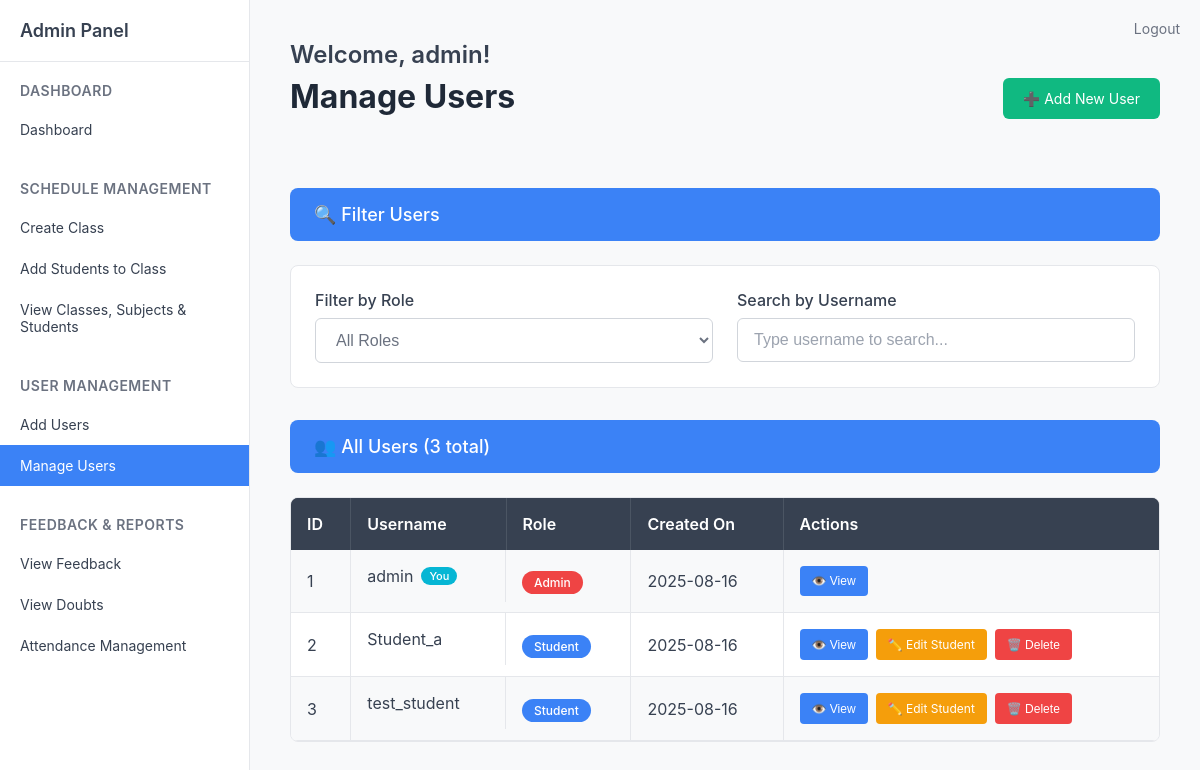
Page /admin/manage_users (signed in) on the earlier database version.
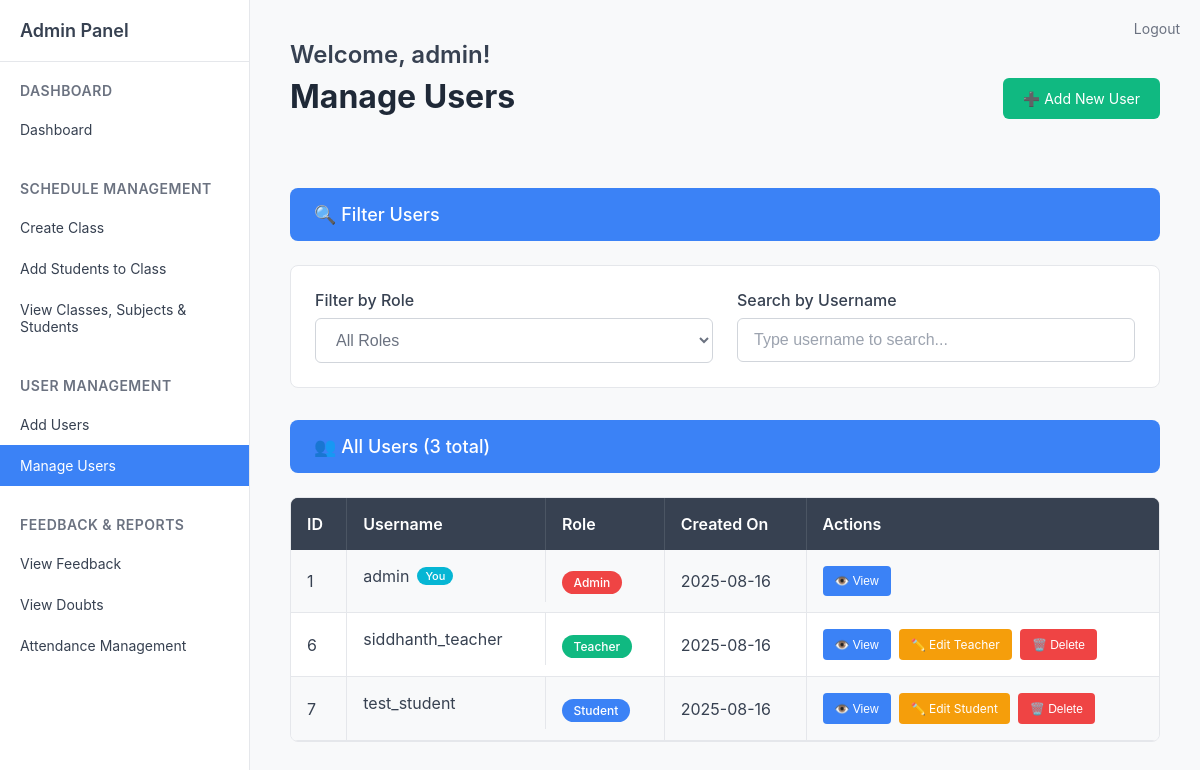
Same page on the later database version.
### tables this page shows
CREATE TABLE users (
            id INTEGER PRIMARY KEY AUTOINCREMENT,
            username TEXT UNIQUE NOT NULL,
            password TEXT NOT NULL,
            role TEXT NOT NULL DEFAULT 'student',
            email TEXT,
            name TEXT,
            phone TEXT,
            address TEXT,
            created_by INTEGER,
            created_on DATETIME DEFAULT CURRENT_TIMESTAMP,
            updated_by INTEGER,
            updated_on DATETIME,
            FOREIGN KEY (created_by) REFERENCES users(id)
        );

### routes/admin.py (the view)
@admin_bp.route('/manage_users')
def manage_users():
    if 'role' not in session or session['role'] != 'admin':
        return redirect(url_for('auth.login'))
    current_user = get_current_user()
    conn = get_db()
    cur = conn.cursor()
    cur.execute('''
        SELECT u.id, u.username, u.created_on, u.role, u.name, u.email
        FROM users u
        ORDER BY u.id
    ''')
    users = cur.fetchall()
    conn.close()
    return render_template('admin/manage_users.html', users=users, current_user=current_user)

### routes/admin.py (called while the page is built)
def get_db():
    return sqlite3.connect('users.db')

def get_current_user():
    class User:
        def __init__(self, user_id, username):
            self.id = user_id
            self.username = username
    if 'user_id' in session:
        return User(session['user_id'], session.get('username', ''))
    return None

### templates/admin/manage_users.html (shortened to what the changed rows need)
{% extends 'admin/sidebar.html' %}
{% block content %}
<div style="background-color: white; border: 1px solid #e5e7eb; border-radius: 8px; overflow: hidden;">
    <table style="width: 100%; border-collapse: collapse;" id="usersTable">
        <thead>
            <tr style="background-color: #374151; color: white;">
                <th style="padding: 16px; text-align: left; font-weight: 600; border-right: 1px solid #4b5563;">ID</th>
                <th style="padding: 16px; text-align: left; font-weight: 600; border-right: 1px solid #4b5563;">Username</th>
                <th style="padding: 16px; text-align: left; font-weight: 600; border-right: 1px solid #4b5563;">Role</th>
                <th style="padding: 16px; text-align: left; font-weight: 600; border-right: 1px solid #4b5563;">Created On</th>
                <th style="padding: 16px; text-align: left; font-weight: 600;">Actions</th>
            </tr>
        </thead>
        <tbody>
            {% for user in users %}
            <tr style="border-bottom: 1px solid #e5e7eb; {{ 'background-color: #f8f9fa;' if loop.index % 2 == 1 }}" data-role="{{ user[3] or 'No Role' }}" data-username="{{ user[1].lower() }}">
                <td style="padding: 16px; color: #374151; border-right: 1px solid #e5e7eb;">{{ user[0] }}</td>
                <td style="padding: 16px; color: #374151; border-right: 1px solid #e5e7eb; display: flex; align-items: center; gap: 8px;">
                    {{ user[1] }}
                    {% if user[0] == current_user.id %}
                        <span style="background-color: #06b6d4; color: white; padding: 2px 8px; border-radius: 12px; font-size: 11px; font-weight: 500;">You</span>
                    {% endif %}
                </td>
                <td style="padding: 16px; border-right: 1px solid #e5e7eb;">
                    {% if user[3] == 'admin' %}
                        <span style="background-color: #ef4444; color: white; padding: 4px 12px; border-radius: 12px; font-size: 12px; font-weight: 500;">Admin</span>
                    {% elif user[3] == 'teacher' %}
                        <span style="background-color: #10b981; color: white; padding: 4px 12px; border-radius: 12px; font-size: 12px; font-weight: 500;">Teacher</span>
                    {% elif user[3] == 'student' %}
                        <span style="background-color: #3b82f6; color: white; padding: 4px 12px; border-radius: 12px; font-size: 12px; font-weight: 500;">Student</span>
                    {% else %}
                        <span style="background-color: #6b7280; color: white; padding: 4px 12px; border-radius: 12px; font-size: 12px; font-weight: 500;">No Role</span>
                    {% endif %}
                </td>
                <td style="padding: 16px; color: #374151; border-right: 1px solid #e5e7eb;">
                    {% if user[2] %}
                        {{ user[2].split(' ')[0] }}
                    {% else %}
                        N/A
                    {% endif %}
                </td>
                <td style="padding: 16px;">
                    <div style="display: flex; gap: 8px;">
                        <button onclick="viewUser({{ user[0] }}, '{{ user[1] }}', '{{ user[3] or 'No Role' }}')" style="background-color: #3b82f6; color: white; border: none; padding: 8px 12px; border-radius: 4px; font-size: 12px; cursor: pointer; display: flex; align-items: center; gap: 4px;">
                            👁️ View
                        </button>
                        {% if user[3] == 'teacher' %}
                        <a href="{{ url_for('admin.edit_teacher', teacher_id=user[0]) }}" style="background-color: #f59e0b; color: white; border: none; padding: 8px 12px; border-radius: 4px; font-size: 12px; cursor: pointer; display: flex; align-items: center; gap: 4px; text-decoration: none;">
                            ✏️ Edit Teacher
                        </a>
                        {% elif user[3] == 'student' %}
                        <a href="{{ url_for('admin.edit_student', student_id=user[0]) }}" style="background-color: #f59e0b; color: white; border: none; padding: 8px 12px; border-radius: 4px; font-size: 12px; cursor: pointer; display: flex; align-items: center; gap: 4px; text-decoration: none;">
                            ✏️ Edit Student
                        </a>
                        {% endif %}
                        {% if user[0] != current_user.id %}
                        <button onclick="confirmDelete({{ user[0] }}, '{{ user[1] }}')" style="background-color: #ef4444; color: white; border: none; padding: 8px 12px; border-radius: 4px; font-size: 12px; cursor: pointer; display: flex; align-items: center; gap: 4px;">
                            🗑️ Delete
                        </button>
                        {% endif %}
                    </div>
                </td>
            </tr>
            {% endfor %}
        </tbody>
    </table>
</div>
{% endblock %}

Differences in the rows shown:
removed users: id "2", username "Student_a", role "Student", created_on "2025-08-16"
removed users: id "3", username "test_student", role "Student", created_on "2025-08-16"
added users: id "6", username "siddhanth_teacher", role "Teacher", created_on "2025-08-16"
added users: id "7", username "test_student", role "Student", created_on "2025-08-16"
